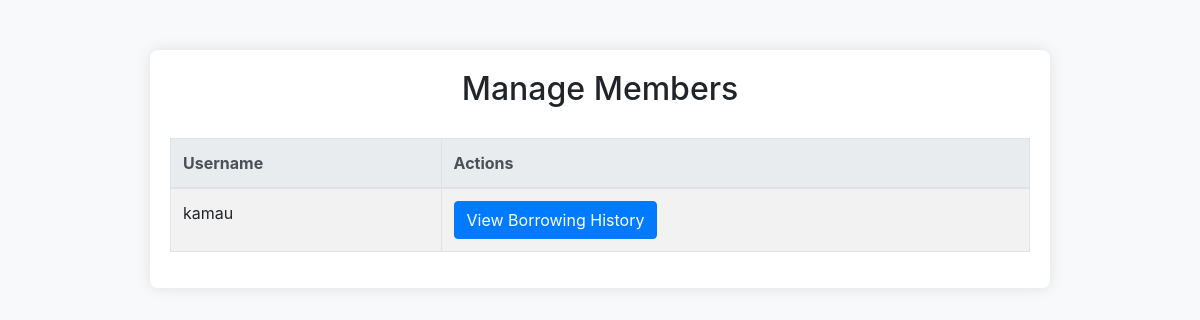
The page /manage_members on the database as committed earlier.
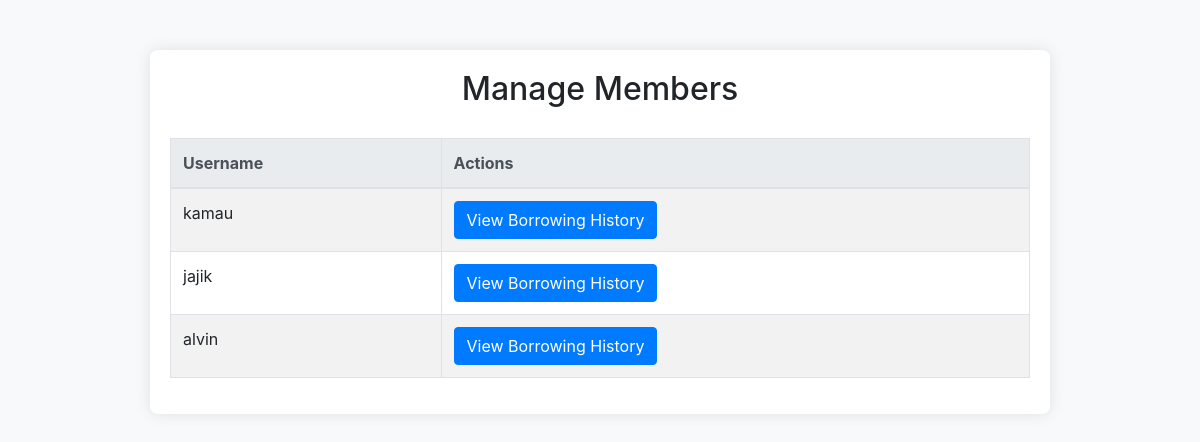
The same page on the database as committed later.
### models.py (models this page shows, shortened)
class Member(db.Model):
    id = db.Column(db.Integer, primary_key=True)
    username = db.Column(db.String(150), unique=True, nullable=False)
    password = db.Column(db.String(150), nullable=False)
    borrow_history = db.relationship('Loan', backref='member', lazy=True)

### app.py (the view)
@app.route('/manage_members')
def manage_members():
    members = Member.query.all()  # Retrieve all members
    return render_template('manage_members.html', members=members)

### templates/manage_members.html (shortened to what this page needs)
<!DOCTYPE html>
<html lang="en">
<head>
    <link href="https://stackpath.bootstrapcdn.com/bootstrap/4.5.2/css/bootstrap.min.css" rel="stylesheet">
</head>
<body>
<div class="container">
    <h2>Manage Members</h2>
    <table class="table table-striped table-bordered">
        <thead class="thead-light">
            <tr>
                <th>Username</th>
                <th>Actions</th>
            </tr>
        </thead>
        <tbody>
            {% for member in members %}
            <tr>
                <td>{{ member.username }}</td>
                <td><a href="{{ url_for('librarian_member_loans', member_id=member.id) }}" class="btn btn-primary">View Borrowing History</a></td>
            </tr>
            {% endfor %}
        </tbody>
    </table>
</div>
</body>
</html>

Rows that differ between the two databases and show on the page:
added Member: username "jajik"
added Member: username "alvin"
